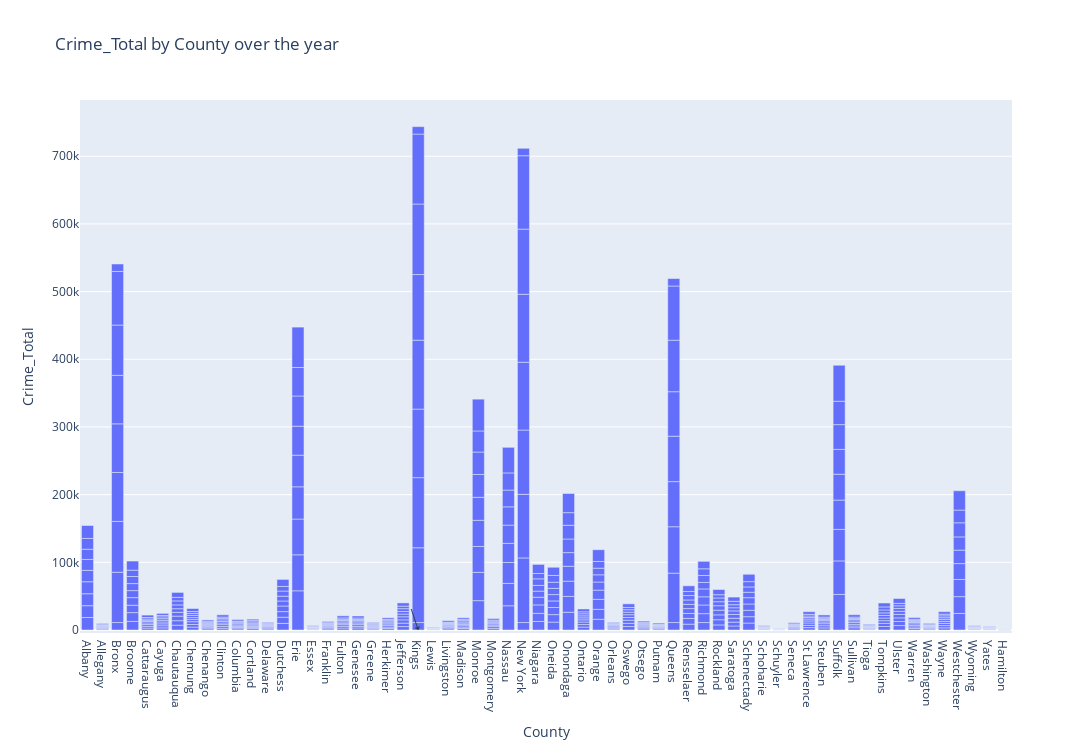

This figure's notebook cell:
### Code cell
fig = px.bar(DA, x='County', y='Crime_Total',text='Year', 
             title="Crime_Total by County over the year", width=1100, height=750)
fig.update_traces(textposition='inside')
fig.update_layout(uniformtext_minsize=4.4, uniformtext_mode='hide')
fig.add_annotation(x='Kings', y=5,
            showarrow=True,
            arrowhead=1)
fig.show()

### Figure 1 — Plotly figure (JSON) as saved in the notebook; plotly's stock layout.template omitted (floating-point values rounded to 4 significant figures; data arrays with more than 128 entries replaced by an {"elided": "..."} marker saying what was removed)
{"data": [{"alignmentgroup": "True", "hovertemplate": "County=%{x}<br>Crime_Total=%{y}<br>Year=%{text}<extra></extra>", "legendgroup": "", "marker": {"color": "#636efa", "pattern": {"shape": ""}}, "name": "", "offsetgroup": "", "orientation": "v", "showlegend": false, "text": {"elided": "558 int values"}, "textposition": "inside", "type": "bar", "x": {"elided": "558 str values"}, "xaxis": "x", "y": {"elided": "558 float values"}, "yaxis": "y"}], "layout": {"annotations": [{"arrowhead": 1, "showarrow": true, "x": "Kings", "y": 5}], "barmode": "relative", "height": 750, "legend": {"tracegroupgap": 0}, "title": {"text": "Crime_Total by County over the year"}, "uniformtext": {"minsize": 4.4, "mode": "hide"}, "width": 1100, "xaxis": {"anchor": "y", "domain": [0, 1], "title": {"text": "County"}}, "yaxis": {"anchor": "x", "domain": [0, 1], "title": {"text": "Crime_Total"}}}}
